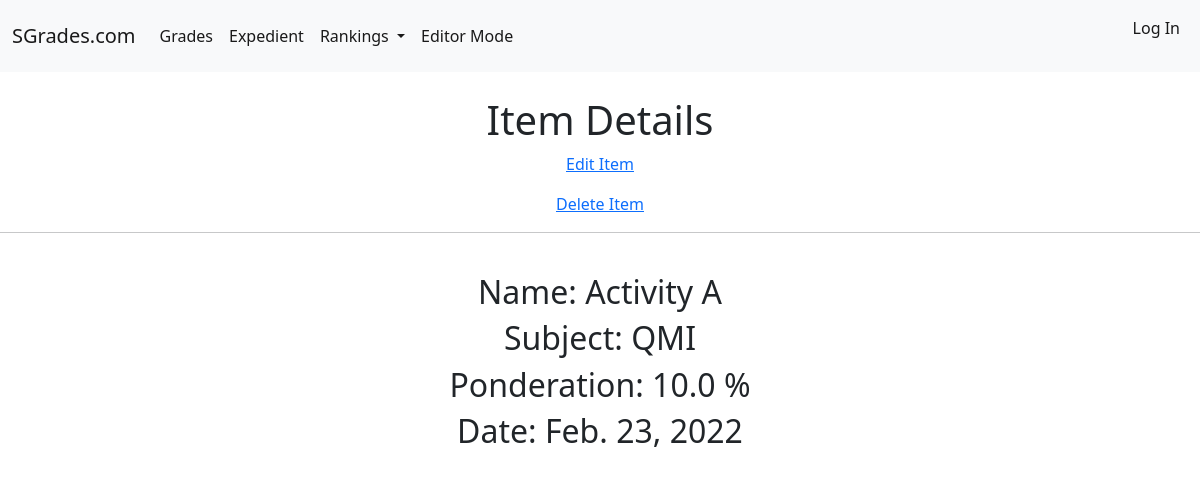
Page /item/Activity A/ on the committed database.
### SGrades/models.py (models this page shows, shortened)
class Item(models.Model):
    Item_Name = models.CharField(primary_key=True, max_length=100)
    Item_From_Subject = models.ForeignKey(Subject, on_delete=models.CASCADE)
    Ponderation = models.FloatField('Grades percentage, from 0 to 100%')
    Date = models.DateField()

class Subject(models.Model):
    NAMES = (
        ('IR', 'Ingenirería de Requisitos'),
        ('MP', 'Modelos de Proceso'),
        ('QMI', 'Gestión y mejora de la calidad'),
        ('WP', 'Proyecto Web'),
        ('ABDIS', 'Ampliación de bases de datos e Ingeniería del Software'),
    )
    COURSES = (
        ('3', 'Tercer curso'),
    )
    Subject_Name = models.CharField(primary_key=True, choices=NAMES, max_length=5)
    Course = models.CharField(choices=COURSES, max_length=1)
    Best_Student = models.ForeignKey(Student, on_delete=models.CASCADE, editable=False)
    def __str__(self):
        return f'{self.Subject_Name}'

### SGrades/views.py (the view)
# urls.py: path('item/<str:pk>/', ItemDetailView.as_view(), name='item_detail'),
class ItemDetailView(DetailView):
    model = Item
    template_name = 'detail_item.html'

### templates/detail_item.html
{% extends 'base.html' %}
{% block content %}
    <div class="post-entry">
        <br>
            <h1 style="text-align:center">
                Item Details
            </h1>
            <p style="text-align:center">
                <a href="{% url 'edit_change_item' object.pk %}">
                    Edit Item
                </a>
            </p>
            <p style="text-align:center">
                <a href="{% url 'edit_delete_item' object.pk %}">
                    Delete Item
                </a>
            </p>
        <hr>
        <br>
        <h2 style="text-align:center">
            Name: {{ object.Item_Name }}
        </h2>
        <h2 style="text-align:center">
            Subject: {{ object.Item_From_Subject }}
        </h2>
        <h2 style="text-align:center">
            Ponderation: {{ object.Ponderation }} %
        </h2>
        <h2 style="text-align:center">
            Date: {{ object.Date }}
        </h2>
    </div>
{% endblock content %}

### rows in the picture
Item: Item_Name "Activity A", Item_From_Subject "QMI", Ponderation "10.0", Date "Feb. 23, 2022"
